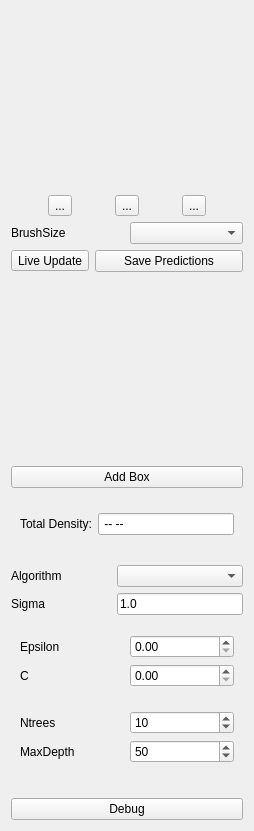
<?xml version="1.0" encoding="UTF-8"?>
<ui version="4.0">
 <class>containingWidget</class>
 <widget class="QWidget" name="containingWidget">
  <property name="geometry">
   <rect>
    <x>0</x>
    <y>0</y>
    <width>254</width>
    <height>831</height>
   </rect>
  </property>
  <property name="sizePolicy">
   <sizepolicy hsizetype="Preferred" vsizetype="Preferred">
    <horstretch>1</horstretch>
    <verstretch>0</verstretch>
   </sizepolicy>
  </property>
  <property name="minimumSize">
   <size>
    <width>50</width>
    <height>0</height>
   </size>
  </property>
  <property name="baseSize">
   <size>
    <width>0</width>
    <height>0</height>
   </size>
  </property>
  <property name="windowTitle">
   <string>Form</string>
  </property>
  <layout class="QVBoxLayout" name="verticalLayout_2">
   <item>
    <widget class="LabelListView" name="labelListView"/>
   </item>
   <item>
    <layout class="QHBoxLayout" name="horizontalLayout_2">
     <item>
      <widget class="QToolButton" name="arrowToolButton">
       <property name="text">
        <string>...</string>
       </property>
      </widget>
     </item>
     <item>
      <widget class="QToolButton" name="paintToolButton">
       <property name="text">
        <string>...</string>
       </property>
      </widget>
     </item>
     <item>
      <widget class="QToolButton" name="eraserToolButton">
       <property name="text">
        <string>...</string>
       </property>
      </widget>
     </item>
    </layout>
   </item>
   <item>
    <layout class="QHBoxLayout" name="horizontalLayout_3">
     <item>
      <widget class="QLabel" name="brushSizeCaption">
       <property name="text">
        <string>BrushSize</string>
       </property>
      </widget>
     </item>
     <item>
      <widget class="QComboBox" name="brushSizeComboBox"/>
     </item>
    </layout>
   </item>
   <item>
    <layout class="QHBoxLayout" name="horizontalLayout_4">
     <item>
      <widget class="QToolButton" name="liveUpdateButton">
       <property name="text">
        <string>Live Update</string>
       </property>
       <property name="checkable">
        <bool>true</bool>
       </property>
       <property name="toolButtonStyle">
        <enum>Qt::ToolButtonTextBesideIcon</enum>
       </property>
      </widget>
     </item>
     <item>
      <widget class="QPushButton" name="savePredictionsButton">
       <property name="text">
        <string>Save Predictions</string>
       </property>
      </widget>
     </item>
    </layout>
   </item>
   <item>
    <spacer name="verticalSpacer_5">
     <property name="orientation">
      <enum>Qt::Vertical</enum>
     </property>
     <property name="sizeType">
      <enum>QSizePolicy::Fixed</enum>
     </property>
     <property name="sizeHint" stdset="0">
      <size>
       <width>20</width>
       <height>5</height>
      </size>
     </property>
    </spacer>
   </item>
   <item>
    <widget class="LabelListView" name="boxListView"/>
   </item>
   <item>
    <widget class="QPushButton" name="AddBoxButton">
     <property name="text">
      <string>Add Box</string>
     </property>
    </widget>
   </item>
   <item>
    <spacer name="verticalSpacer_2">
     <property name="orientation">
      <enum>Qt::Vertical</enum>
     </property>
     <property name="sizeType">
      <enum>QSizePolicy::Fixed</enum>
     </property>
     <property name="sizeHint" stdset="0">
      <size>
       <width>20</width>
       <height>10</height>
      </size>
     </property>
    </spacer>
   </item>
   <item>
    <widget class="QWidget" name="gridWidget" native="true">
     <property name="autoFillBackground">
      <bool>false</bool>
     </property>
     <layout class="QGridLayout" name="gridLayout_3">
      <item row="0" column="0">
       <widget class="QLabel" name="label_5">
        <property name="text">
         <string>Total Density:</string>
        </property>
       </widget>
      </item>
      <item row="0" column="1">
       <widget class="QLineEdit" name="CountText">
        <property name="text">
         <string> -- --</string>
        </property>
       </widget>
      </item>
     </layout>
    </widget>
   </item>
   <item>
    <spacer name="verticalSpacer">
     <property name="orientation">
      <enum>Qt::Vertical</enum>
     </property>
     <property name="sizeType">
      <enum>QSizePolicy::Fixed</enum>
     </property>
     <property name="sizeHint" stdset="0">
      <size>
       <width>20</width>
       <height>15</height>
      </size>
     </property>
    </spacer>
   </item>
   <item>
    <layout class="QGridLayout" name="gridLayout_7" columnminimumwidth="100,0">
     <item row="0" column="1">
      <widget class="QComboBox" name="SVROptions"/>
     </item>
     <item row="0" column="0">
      <widget class="QLabel" name="label_8">
       <property name="text">
        <string>Algorithm</string>
       </property>
      </widget>
     </item>
     <item row="1" column="0">
      <widget class="QLabel" name="label_2">
       <property name="text">
        <string>Sigma</string>
       </property>
      </widget>
     </item>
     <item row="1" column="1">
      <widget class="QLineEdit" name="SigmaLine">
       <property name="text">
        <string>1.0</string>
       </property>
      </widget>
     </item>
    </layout>
   </item>
   <item>
    <spacer name="verticalSpacer_4">
     <property name="orientation">
      <enum>Qt::Vertical</enum>
     </property>
     <property name="sizeType">
      <enum>QSizePolicy::Fixed</enum>
     </property>
     <property name="sizeHint" stdset="0">
      <size>
       <width>20</width>
       <height>5</height>
      </size>
     </property>
    </spacer>
   </item>
   <item>
    <layout class="QVBoxLayout" name="verticalLayout_5">
     <item>
      <layout class="QHBoxLayout" name="horizontalLayout">
       <item>
        <widget class="QWidget" name="gridLayout_2" native="true">
         <layout class="QGridLayout" name="gridLayout">
          <item row="2" column="2">
           <widget class="QDoubleSpinBox" name="EpsilonBox"/>
          </item>
          <item row="3" column="0">
           <widget class="QLabel" name="label">
            <property name="text">
             <string>C</string>
            </property>
           </widget>
          </item>
          <item row="3" column="2">
           <widget class="QDoubleSpinBox" name="CBox"/>
          </item>
          <item row="2" column="0">
           <widget class="QLabel" name="label_4">
            <property name="text">
             <string>Epsilon</string>
            </property>
           </widget>
          </item>
         </layout>
        </widget>
       </item>
      </layout>
     </item>
     <item>
      <widget class="QWidget" name="rf_panel" native="true">
       <layout class="QGridLayout" name="gridLayout_4">
        <item row="2" column="1">
         <widget class="QSpinBox" name="NtreesBox">
          <property name="minimum">
           <number>1</number>
          </property>
          <property name="maximum">
           <number>255</number>
          </property>
          <property name="value">
           <number>10</number>
          </property>
         </widget>
        </item>
        <item row="2" column="0">
         <widget class="QLabel" name="label_6">
          <property name="text">
           <string>Ntrees</string>
          </property>
         </widget>
        </item>
        <item row="4" column="0">
         <widget class="QLabel" name="label_7">
          <property name="text">
           <string>MaxDepth</string>
          </property>
         </widget>
        </item>
        <item row="4" column="1">
         <widget class="QSpinBox" name="MaxDepthBox">
          <property name="maximum">
           <number>255</number>
          </property>
          <property name="value">
           <number>50</number>
          </property>
         </widget>
        </item>
       </layout>
      </widget>
     </item>
     <item>
      <spacer name="verticalSpacer_3">
       <property name="orientation">
        <enum>Qt::Vertical</enum>
       </property>
       <property name="sizeType">
        <enum>QSizePolicy::Preferred</enum>
       </property>
       <property name="sizeHint" stdset="0">
        <size>
         <width>20</width>
         <height>20</height>
        </size>
       </property>
      </spacer>
     </item>
     <item>
      <widget class="QPushButton" name="DebugButton">
       <property name="styleSheet">
        <string notr="true"/>
       </property>
       <property name="text">
        <string>Debug</string>
       </property>
      </widget>
     </item>
    </layout>
   </item>
  </layout>
 </widget>
 <customwidgets>
  <customwidget>
   <class>LabelListView</class>
   <extends>QStackedWidget</extends>
   <header>ilastik.widgets.labelListView</header>
   <container>1</container>
  </customwidget>
 </customwidgets>
 <resources/>
 <connections/>
</ui>
